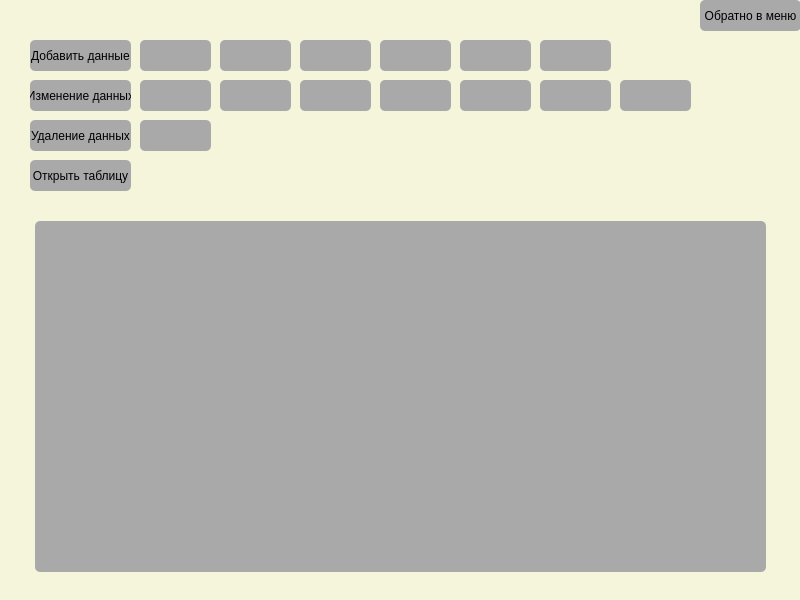
<?xml version="1.0" encoding="UTF-8"?>
<ui version="4.0">
 <class>MainWindow</class>
 <widget class="QMainWindow" name="MainWindow">
  <property name="geometry">
   <rect>
    <x>0</x>
    <y>0</y>
    <width>800</width>
    <height>600</height>
   </rect>
  </property>
  <property name="minimumSize">
   <size>
    <width>800</width>
    <height>600</height>
   </size>
  </property>
  <property name="maximumSize">
   <size>
    <width>800</width>
    <height>600</height>
   </size>
  </property>
  <property name="sizeIncrement">
   <size>
    <width>800</width>
    <height>600</height>
   </size>
  </property>
  <property name="baseSize">
   <size>
    <width>800</width>
    <height>600</height>
   </size>
  </property>
  <property name="windowTitle">
   <string>MainWindow</string>
  </property>
  <property name="styleSheet">
   <string notr="true">background-color: rgb(245, 245, 220);</string>
  </property>
  <widget class="QWidget" name="centralwidget">
   <widget class="QPushButton" name="Add">
    <property name="geometry">
     <rect>
      <x>30</x>
      <y>40</y>
      <width>101</width>
      <height>31</height>
     </rect>
    </property>
    <property name="styleSheet">
     <string notr="true">background-color: rgb(169, 169, 169);
border-radius: 5px;</string>
    </property>
    <property name="text">
     <string>Добавить данные</string>
    </property>
   </widget>
   <widget class="QPushButton" name="Change">
    <property name="geometry">
     <rect>
      <x>30</x>
      <y>80</y>
      <width>101</width>
      <height>31</height>
     </rect>
    </property>
    <property name="styleSheet">
     <string notr="true">background-color: rgb(169, 169, 169);
border-radius: 5px;</string>
    </property>
    <property name="text">
     <string>Изменение данных</string>
    </property>
   </widget>
   <widget class="QPushButton" name="Dell">
    <property name="geometry">
     <rect>
      <x>30</x>
      <y>120</y>
      <width>101</width>
      <height>31</height>
     </rect>
    </property>
    <property name="styleSheet">
     <string notr="true">background-color: rgb(169, 169, 169);
border-radius: 5px;</string>
    </property>
    <property name="text">
     <string>Удаление данных</string>
    </property>
   </widget>
   <widget class="QPushButton" name="Back">
    <property name="geometry">
     <rect>
      <x>700</x>
      <y>0</y>
      <width>101</width>
      <height>31</height>
     </rect>
    </property>
    <property name="styleSheet">
     <string notr="true">border-radius: 5px;
background-color: rgb(169, 169, 169);</string>
    </property>
    <property name="text">
     <string>Обратно в меню</string>
    </property>
   </widget>
   <widget class="QPushButton" name="pushButton_7">
    <property name="geometry">
     <rect>
      <x>30</x>
      <y>160</y>
      <width>101</width>
      <height>31</height>
     </rect>
    </property>
    <property name="styleSheet">
     <string notr="true">background-color: rgb(169, 169, 169);
border-radius: 5px;</string>
    </property>
    <property name="text">
     <string>Открыть таблицу</string>
    </property>
   </widget>
   <widget class="QTableWidget" name="tableWidget">
    <property name="geometry">
     <rect>
      <x>35</x>
      <y>221</y>
      <width>731</width>
      <height>351</height>
     </rect>
    </property>
    <property name="styleSheet">
     <string notr="true">border-radius: 5px;
background-color: rgb(169, 169, 169);</string>
    </property>
   </widget>
   <widget class="QLineEdit" name="DellLine">
    <property name="geometry">
     <rect>
      <x>140</x>
      <y>120</y>
      <width>71</width>
      <height>31</height>
     </rect>
    </property>
    <property name="styleSheet">
     <string notr="true">background-color: rgb(169, 169, 169);
border-radius: 5px;</string>
    </property>
   </widget>
   <widget class="QLineEdit" name="AddLine">
    <property name="geometry">
     <rect>
      <x>140</x>
      <y>40</y>
      <width>71</width>
      <height>31</height>
     </rect>
    </property>
    <property name="styleSheet">
     <string notr="true">background-color: rgb(169, 169, 169);
border-radius: 5px;</string>
    </property>
   </widget>
   <widget class="QLineEdit" name="AddLine_2">
    <property name="geometry">
     <rect>
      <x>220</x>
      <y>40</y>
      <width>71</width>
      <height>31</height>
     </rect>
    </property>
    <property name="styleSheet">
     <string notr="true">background-color: rgb(169, 169, 169);
border-radius: 5px;</string>
    </property>
   </widget>
   <widget class="QLineEdit" name="AddLine_3">
    <property name="geometry">
     <rect>
      <x>300</x>
      <y>40</y>
      <width>71</width>
      <height>31</height>
     </rect>
    </property>
    <property name="styleSheet">
     <string notr="true">background-color: rgb(169, 169, 169);
border-radius: 5px;</string>
    </property>
   </widget>
   <widget class="QLineEdit" name="AddLine_4">
    <property name="geometry">
     <rect>
      <x>380</x>
      <y>40</y>
      <width>71</width>
      <height>31</height>
     </rect>
    </property>
    <property name="styleSheet">
     <string notr="true">background-color: rgb(169, 169, 169);
border-radius: 5px;</string>
    </property>
   </widget>
   <widget class="QLineEdit" name="AddLine_5">
    <property name="geometry">
     <rect>
      <x>460</x>
      <y>40</y>
      <width>71</width>
      <height>31</height>
     </rect>
    </property>
    <property name="styleSheet">
     <string notr="true">background-color: rgb(169, 169, 169);
border-radius: 5px;</string>
    </property>
   </widget>
   <widget class="QLineEdit" name="AddLine_6">
    <property name="geometry">
     <rect>
      <x>540</x>
      <y>40</y>
      <width>71</width>
      <height>31</height>
     </rect>
    </property>
    <property name="styleSheet">
     <string notr="true">background-color: rgb(169, 169, 169);
border-radius: 5px;</string>
    </property>
   </widget>
   <widget class="QLineEdit" name="ChangeLine">
    <property name="geometry">
     <rect>
      <x>140</x>
      <y>80</y>
      <width>71</width>
      <height>31</height>
     </rect>
    </property>
    <property name="styleSheet">
     <string notr="true">background-color: rgb(169, 169, 169);
border-radius: 5px;</string>
    </property>
   </widget>
   <widget class="QLineEdit" name="ChangeLine_2">
    <property name="geometry">
     <rect>
      <x>220</x>
      <y>80</y>
      <width>71</width>
      <height>31</height>
     </rect>
    </property>
    <property name="styleSheet">
     <string notr="true">background-color: rgb(169, 169, 169);
border-radius: 5px;</string>
    </property>
   </widget>
   <widget class="QLineEdit" name="ChangeLine_3">
    <property name="geometry">
     <rect>
      <x>300</x>
      <y>80</y>
      <width>71</width>
      <height>31</height>
     </rect>
    </property>
    <property name="styleSheet">
     <string notr="true">background-color: rgb(169, 169, 169);
border-radius: 5px;</string>
    </property>
   </widget>
   <widget class="QLineEdit" name="ChangeLine_4">
    <property name="geometry">
     <rect>
      <x>380</x>
      <y>80</y>
      <width>71</width>
      <height>31</height>
     </rect>
    </property>
    <property name="styleSheet">
     <string notr="true">background-color: rgb(169, 169, 169);
border-radius: 5px;</string>
    </property>
   </widget>
   <widget class="QLineEdit" name="ChangeLine_5">
    <property name="geometry">
     <rect>
      <x>460</x>
      <y>80</y>
      <width>71</width>
      <height>31</height>
     </rect>
    </property>
    <property name="styleSheet">
     <string notr="true">background-color: rgb(169, 169, 169);
border-radius: 5px;</string>
    </property>
   </widget>
   <widget class="QLineEdit" name="ChangeLine_6">
    <property name="geometry">
     <rect>
      <x>540</x>
      <y>80</y>
      <width>71</width>
      <height>31</height>
     </rect>
    </property>
    <property name="styleSheet">
     <string notr="true">background-color: rgb(169, 169, 169);
border-radius: 5px;</string>
    </property>
   </widget>
   <widget class="QLineEdit" name="ChangeLine_7">
    <property name="geometry">
     <rect>
      <x>620</x>
      <y>80</y>
      <width>71</width>
      <height>31</height>
     </rect>
    </property>
    <property name="styleSheet">
     <string notr="true">background-color: rgb(169, 169, 169);
border-radius: 5px;</string>
    </property>
   </widget>
  </widget>
 </widget>
 <resources/>
 <connections/>
</ui>
